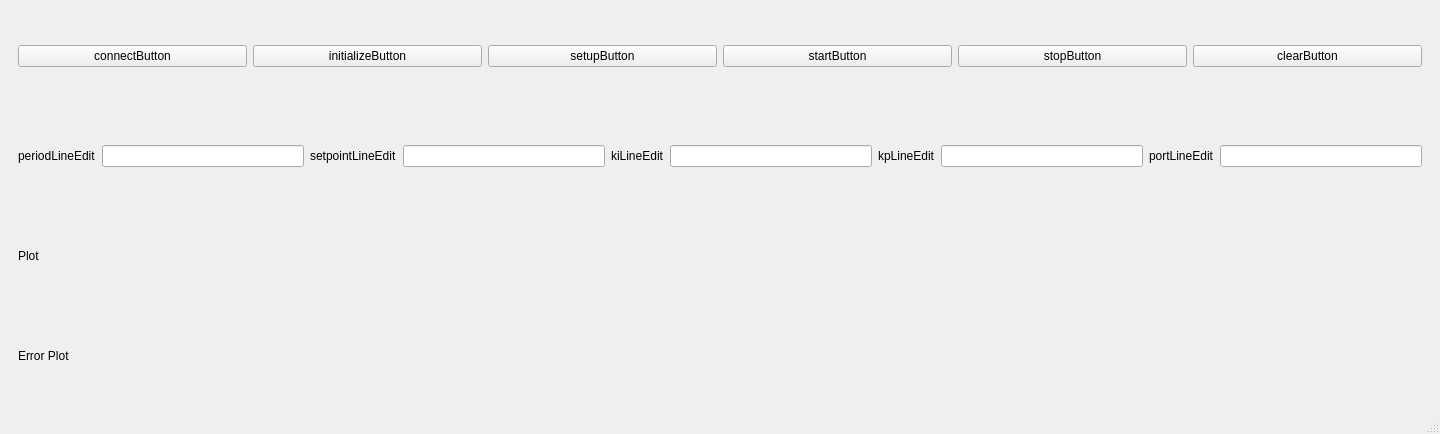
<?xml version="1.0" encoding="UTF-8"?>
<ui version="4.0">
 <class>MainWindow</class>
 <widget class="QMainWindow" name="MainWindow">
  <property name="geometry">
   <rect>
    <x>0</x>
    <y>0</y>
    <width>1440</width>
    <height>434</height>
   </rect>
  </property>
  <property name="windowTitle">
   <string>MainWindow</string>
  </property>
  <widget class="QWidget" name="centralwidget">
   <layout class="QVBoxLayout" name="verticalLayout_4">
    <item>
     <widget class="QWidget" name="buttonsWidget" native="true">
      <layout class="QHBoxLayout" name="horizontalLayout">
       <item>
        <widget class="QPushButton" name="connectButton">
         <property name="text">
          <string>connectButton</string>
         </property>
        </widget>
       </item>
       <item>
        <widget class="QPushButton" name="initializeButton">
         <property name="text">
          <string>initializeButton</string>
         </property>
        </widget>
       </item>
       <item>
        <widget class="QPushButton" name="setupButton">
         <property name="text">
          <string>setupButton</string>
         </property>
        </widget>
       </item>
       <item>
        <widget class="QPushButton" name="startButton">
         <property name="text">
          <string>startButton</string>
         </property>
        </widget>
       </item>
       <item>
        <widget class="QPushButton" name="stopButton">
         <property name="text">
          <string>stopButton</string>
         </property>
        </widget>
       </item>
       <item>
        <widget class="QPushButton" name="clearButton">
         <property name="text">
          <string>clearButton</string>
         </property>
        </widget>
       </item>
      </layout>
     </widget>
    </item>
    <item>
     <widget class="QWidget" name="lineWidget" native="true">
      <layout class="QHBoxLayout" name="horizontalLayout_2">
       <item>
        <widget class="QLabel" name="period">
         <property name="text">
          <string>periodLineEdit</string>
         </property>
        </widget>
       </item>
       <item>
        <widget class="QLineEdit" name="periodLineEdit"/>
       </item>
       <item>
        <widget class="QLabel" name="setpoint">
         <property name="text">
          <string>setpointLineEdit</string>
         </property>
        </widget>
       </item>
       <item>
        <widget class="QLineEdit" name="setpointLineEdit"/>
       </item>
       <item>
        <widget class="QLabel" name="ki">
         <property name="text">
          <string>kiLineEdit</string>
         </property>
        </widget>
       </item>
       <item>
        <widget class="QLineEdit" name="kiLineEdit"/>
       </item>
       <item>
        <widget class="QLabel" name="kp">
         <property name="text">
          <string>kpLineEdit</string>
         </property>
        </widget>
       </item>
       <item>
        <widget class="QLineEdit" name="kpLineEdit"/>
       </item>
       <item>
        <widget class="QLabel" name="port">
         <property name="text">
          <string>portLineEdit</string>
         </property>
        </widget>
       </item>
       <item>
        <widget class="QLineEdit" name="portLineEdit"/>
       </item>
      </layout>
     </widget>
    </item>
    <item>
     <widget class="QWidget" name="plot_container" native="true">
      <layout class="QHBoxLayout" name="horizontalLayout_3">
       <item>
        <widget class="QLabel" name="label">
         <property name="text">
          <string>Plot</string>
         </property>
        </widget>
       </item>
      </layout>
     </widget>
    </item>
    <item>
     <widget class="QWidget" name="error_plot_container" native="true">
      <layout class="QHBoxLayout" name="horizontalLayout_4">
       <item>
        <widget class="QLabel" name="error_plot_label">
         <property name="text">
          <string>Error Plot</string>
         </property>
        </widget>
       </item>
      </layout>
     </widget>
    </item>
   </layout>
  </widget>
  <widget class="QMenuBar" name="menubar">
   <property name="geometry">
    <rect>
     <x>0</x>
     <y>0</y>
     <width>1440</width>
     <height>24</height>
    </rect>
   </property>
  </widget>
  <widget class="QStatusBar" name="statusbar"/>
 </widget>
 <resources/>
 <connections/>
</ui>
